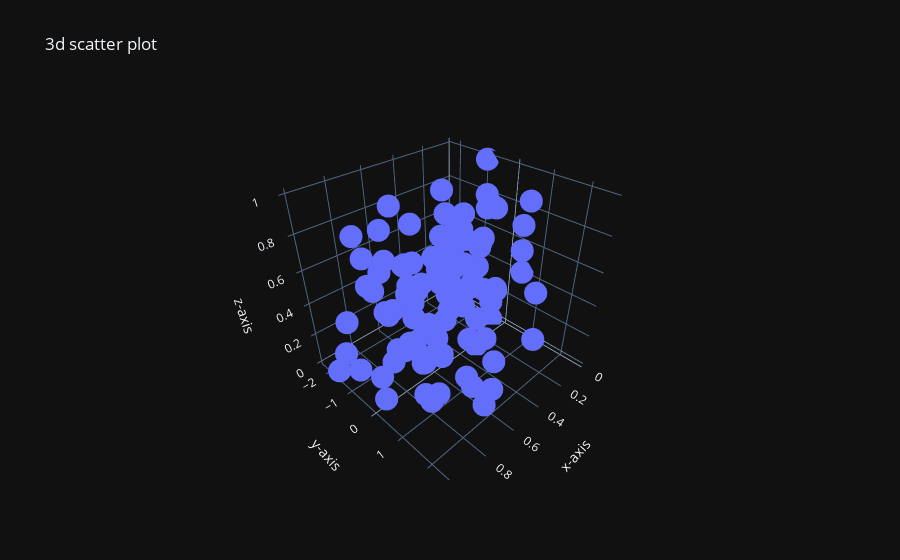

Write notebook code for a chart like this one.
### Code cell
a=np.random.uniform(0,1,100)
b=np.random.normal(0,1,100)
c=np.random.uniform(0,1,100)
px.scatter_3d(
    x=a,
    y=b,
    z=c,
    title= '3d scatter plot',
    labels={'x':'x-axis','y':'y-axis','z':'z-axis'},
    template='plotly_dark',
    )
